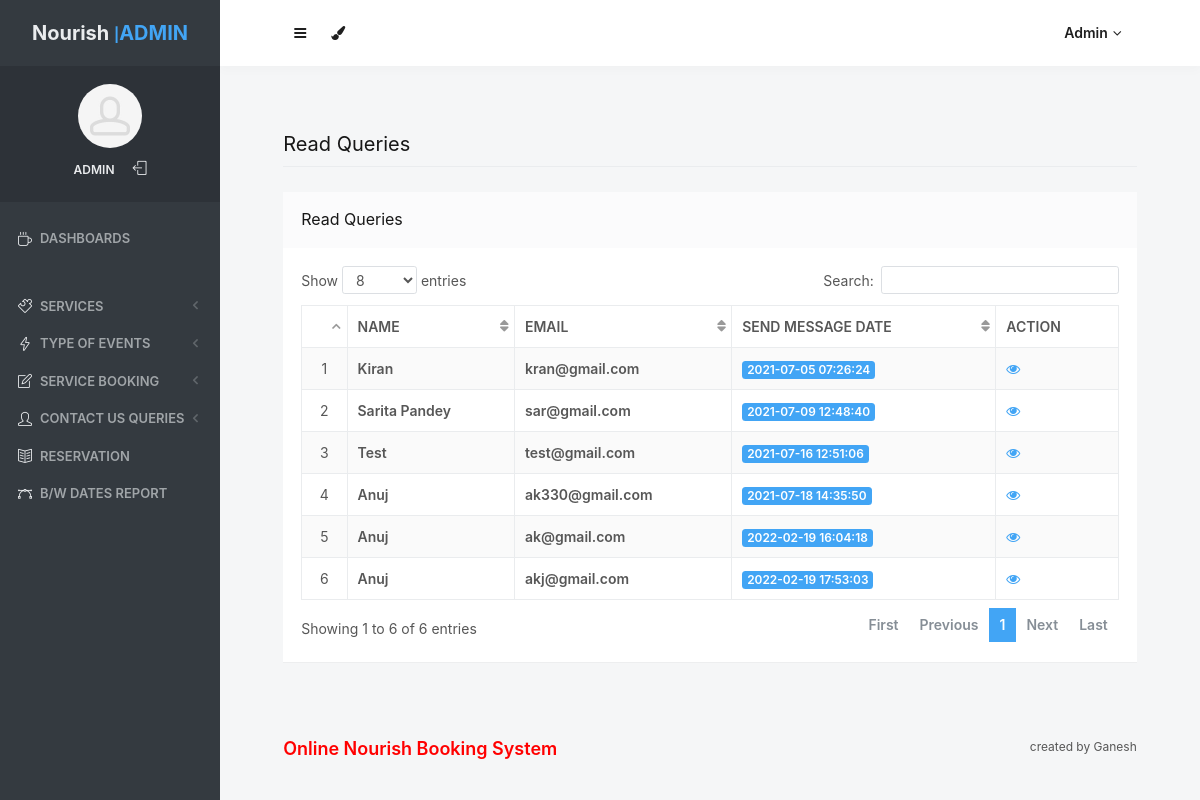
/admin/read-queries.php (signed in), run on an earlier commit of the app's database.
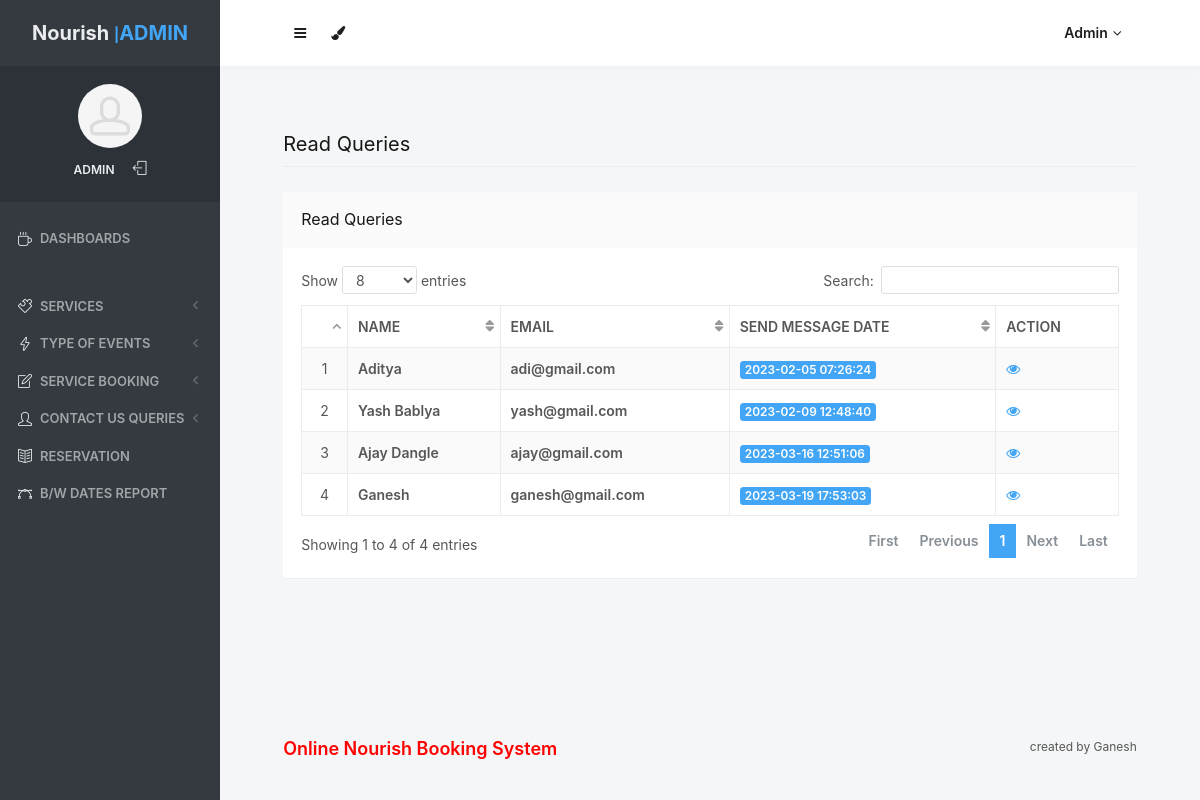
And on a later commit of the database.
### tables this page shows
CREATE TABLE `tblcontact` (
  `ID` int(10) NOT NULL,
  `Name` varchar(200) DEFAULT NULL,
  `Email` varchar(200) DEFAULT NULL,
  `Message` mediumtext DEFAULT NULL,
  `EnquiryDate` timestamp NOT NULL DEFAULT current_timestamp(),
  `IsRead` int(5) DEFAULT NULL
);

### admin/read-queries.php (the view, shortened to what this page needs)
<?php
include('includes/dbconnection.php');
if (strlen($_SESSION['odmsaid']==0)) {
  header('location:logout.php');
  } else{
  ?>
<!doctype html>
<html lang="en" class="no-focus">
    <head>
        <link rel="stylesheet" href="assets/js/plugins/datatables/dataTables.bootstrap4.min.css">
        <link rel="stylesheet" id="css-main" href="assets/css/codebase.min.css">
    </head>
    <body>
        <div id="page-container" class="sidebar-o sidebar-inverse side-scroll page-header-fixed main-content-narrow">
           <?php include_once('includes/sidebar.php');?>
          <?php include_once('includes/header.php');?>
            <main id="main-container">
                <div class="content">
                    <h2 class="content-heading">Read Queries</h2>
                    <div class="block">
                        <div class="block-header block-header-default">
                            <h3 class="block-title">Read Queries</h3>
                        </div>
                        <div class="block-content block-content-full">
                            <table class="table table-bordered table-striped table-vcenter js-dataTable-full-pagination">
                                <thead>
                                    <tr>
                                        <th class="text-center"></th>
                                        <th class="d-none d-sm-table-cell">Name</th>
                                        <th class="d-none d-sm-table-cell">Email</th>
                                        <th class="d-none d-sm-table-cell">Send Message Date</th>
                                        <th class="d-none d-sm-table-cell" style="width: 15%;">Action</th>
                                       </tr>
                                </thead>
                                <tbody>
                                    <?php
$sql="SELECT * from tblcontact where IsRead='1'";
$query = $dbh -> prepare($sql);
$query->execute();
$results=$query->fetchAll(PDO::FETCH_OBJ);
$cnt=1;
if($query->rowCount() > 0)
{
foreach($results as $row)
{               ?>
                                    <tr>
                                        <td class="text-center"><?php echo htmlentities($cnt);?></td>
                                        <td class="font-w600"><?php  echo htmlentities($row->Name);?></td>
                                        <td class="font-w600"><?php  echo htmlentities($row->Email);?></td>
                                        <td class="font-w600">
                                            <span class="badge badge-primary"><?php  echo htmlentities($row->EnquiryDate);?></span>
                                        </td>
                                         <td class="d-none d-sm-table-cell"><a href="view-user-queries.php?viewid=<?php echo htmlentities ($row->ID);?>"><i class="fa fa-eye" aria-hidden="true"></i></a></td>
                                    </tr>
                                <?php $cnt=$cnt+1;}} ?>
                                </tbody>
                            </table>
                        </div>
                    </div>
                </div>
            </main>
           <?php include_once('includes/footer.php');?>
        </div>
    </body>
</html>
<?php }  ?>

### admin/includes/sidebar.php (shortened to what this page needs)
     <?php
include('includes/dbconnection.php');
if (strlen($_SESSION['odmsaid']==0)) {
  header('location:logout.php');
  } else{
  ?>
   <nav id="sidebar">
                <div id="sidebar-scroll">
                    <div class="sidebar-content">
                        <div class="content-header content-header-fullrow px-15">
                            <div class="content-header-section text-center align-parent sidebar-mini-hidden">
                                <div class="content-header-item">
                                    <a class="link-effect font-w700" href="dashboard.php">
                                        <span class="font-size-xl text-dual-primary-dark">Nourish </span>|<span class="font-size-xl text-primary">ADMIN</span>
                                    </a>
                                </div>
                            </div>
                        </div>
                        <div class="content-side content-side-full content-side-user px-10 align-parent">
                            <div class="sidebar-mini-hidden-b text-center">
                                <a class="img-link" href="dashboard.php">
                                    <img class="img-avatar" src="assets/img/avatars/avatar15.jpg" alt="">
                                </a>
                                <ul class="list-inline mt-10">
                                    <?php
$aid=$_SESSION['odmsaid'];
$sql="SELECT AdminName from  tbladmin where ID=:aid";
$query = $dbh -> prepare($sql);
$query->bindParam(':aid',$aid,PDO::PARAM_STR);
$query->execute();
$results=$query->fetchAll(PDO::FETCH_OBJ);
$cnt=1;
if($query->rowCount() > 0)
{
foreach($results as $row)
{               ?>
                                    <li class="list-inline-item">
                                        <a class="link-effect text-dual-primary-dark font-size-xs font-w600 text-uppercase" href="admin-profile.php"><?php  echo $row->AdminName;?></a>
                                    </li><?php $cnt=$cnt+1;}} ?>
                                    <li class="list-inline-item">
                                        <a class="link-effect text-dual-primary-dark" href="logout.php">
                                            <i class="si si-logout"></i>
                                        </a>
                                    </li>
                                </ul>
                            </div>
                        </div>
                        <div class="content-side content-side-full">
                            <ul class="nav-main">
                                <li class="open">
                                    <a href="dashboard.php"><i class="si si-cup"></i><span class="sidebar-mini-hide">Dashboards</span></a>
                                </li>
                                <li class="nav-main-heading"><span class="sidebar-mini-visible">UI</span><span class="sidebar-mini-hidden"></span></li>
                                <li>
                                    <a class="nav-submenu" data-toggle="nav-submenu"><i class="si si-puzzle"></i><span class="sidebar-mini-hide"></span>Services</a>
                                </li>
                                <li>
                                    <a class="nav-submenu" data-toggle="nav-submenu" href="#"><i class="si si-energy"></i><span class="sidebar-mini-hide">Type of Events</span></a>
                                </li>
                                <li>
                                    <a class="nav-submenu" data-toggle="nav-submenu" href="#"><i class="si si-note"></i><span class="sidebar-mini-hide">Service Booking</span></a>
                                </li>
                                <li>
                                    <a class="nav-submenu" data-toggle="nav-submenu" href="#"><i class="si si-user"></i><span class="sidebar-mini-hide">Contact Us Queries</span></a>
                                </li>
                                <li>
                                    <a  href="reservation-booking.php"><i class="si si-book-open"></i><span class="sidebar-mini-hide">Reservation</span></a>
                                </li>
                                <li>
                                    <a  href="between-dates-report.php"><i class="si si-vector"></i><span class="sidebar-mini-hide">B/w Dates Report</span></a>
                                </li>
                            </ul>
                        </div>
                    </div>
                </div>
            </nav>
           <?php }  ?>

### admin/includes/header.php (shortened to what this page needs)
   <?php
include('includes/dbconnection.php');
if (strlen($_SESSION['odmsaid']==0)) {
  header('location:logout.php');
  } else{
  ?>
            <header id="page-header">
                <div class="content-header">
                    <div class="content-header-section">
                        <button type="button" class="btn btn-circle btn-dual-secondary" data-toggle="layout" data-action="sidebar_toggle">
                            <i class="fa fa-navicon"></i>
                        </button>
                        <div class="btn-group" role="group">
                            <button type="button" class="btn btn-circle btn-dual-secondary" id="page-header-themes-dropdown" data-toggle="dropdown" aria-haspopup="true" aria-expanded="false">
                                <i class="fa fa-paint-brush"></i>
                            </button>
                        </div>
                    </div>
                    <div class="content-header-section">
                        <div class="btn-group" role="group">
                            <?php
$aid=$_SESSION['odmsaid'];
$sql="SELECT AdminName from  tbladmin where ID=:aid";
$query = $dbh -> prepare($sql);
$query->bindParam(':aid',$aid,PDO::PARAM_STR);
$query->execute();
$results=$query->fetchAll(PDO::FETCH_OBJ);
$cnt=1;
if($query->rowCount() > 0)
{
foreach($results as $row)
{               ?>
                            <button type="button" class="btn btn-rounded btn-dual-secondary" id="page-header-user-dropdown" data-toggle="dropdown" aria-haspopup="true" aria-expanded="false">
                                <?php  echo $row->AdminName;?><i class="fa fa-angle-down ml-5"></i>
                            </button>
                            <?php $cnt=$cnt+1;}} ?>
                        </div>
                    </div>
                </div>
            </header>
            <?php }  ?>

### admin/includes/footer.php
<footer id="page-footer" class="opacity-0">
    <div class="content py-20 font-size-xs clearfix">
        <div class="float-right">
            created by Ganesh
        </div>
        <div class="float-left">
           <h5 style="color: red"> Online Nourish Booking System </h5>
        </div>
    </div>
</footer>

What changed in the data, as far as the page shows it:
removed tblcontact: Name "Anuj", Email "ak@gmail.com", EnquiryDate "2022-02-19 16:04:18"
removed tblcontact: Name "Anuj", Email "akj@gmail.com", EnquiryDate "2022-02-19 17:53:03"
changed tblcontact: Name "Kiran" → "Aditya"; Email "kran@gmail.com" → "adi@gmail.com"; EnquiryDate "2021-07-05 07:26:24" → "2023-02-05 07:26:24"
changed tblcontact: Name "Sarita Pandey" → "Yash Bablya"; Email "sar@gmail.com" → "yash@gmail.com"; EnquiryDate "2021-07-09 12:48:40" → "2023-02-09 12:48:40"
changed tblcontact: Name "Test" → "Ajay Dangle"; Email "test@gmail.com" → "ajay@gmail.com"; EnquiryDate "2021-07-16 12:51:06" → "2023-03-16 12:51:06"
changed tblcontact: Name "Anuj" → "Ganesh"; Email "ak330@gmail.com" → "ganesh@gmail.com"; EnquiryDate "2021-07-18 14:35:50" → "2023-03-19 17:53:03"
Also different on the page:
text written by a page script: "Show entries Search: Showing 1 to 6 of 6 entries First Previous 1 Next Last" → "Show entries Search: Showing 1 to 4 of 4 entries First Previous 1 Next Last"
